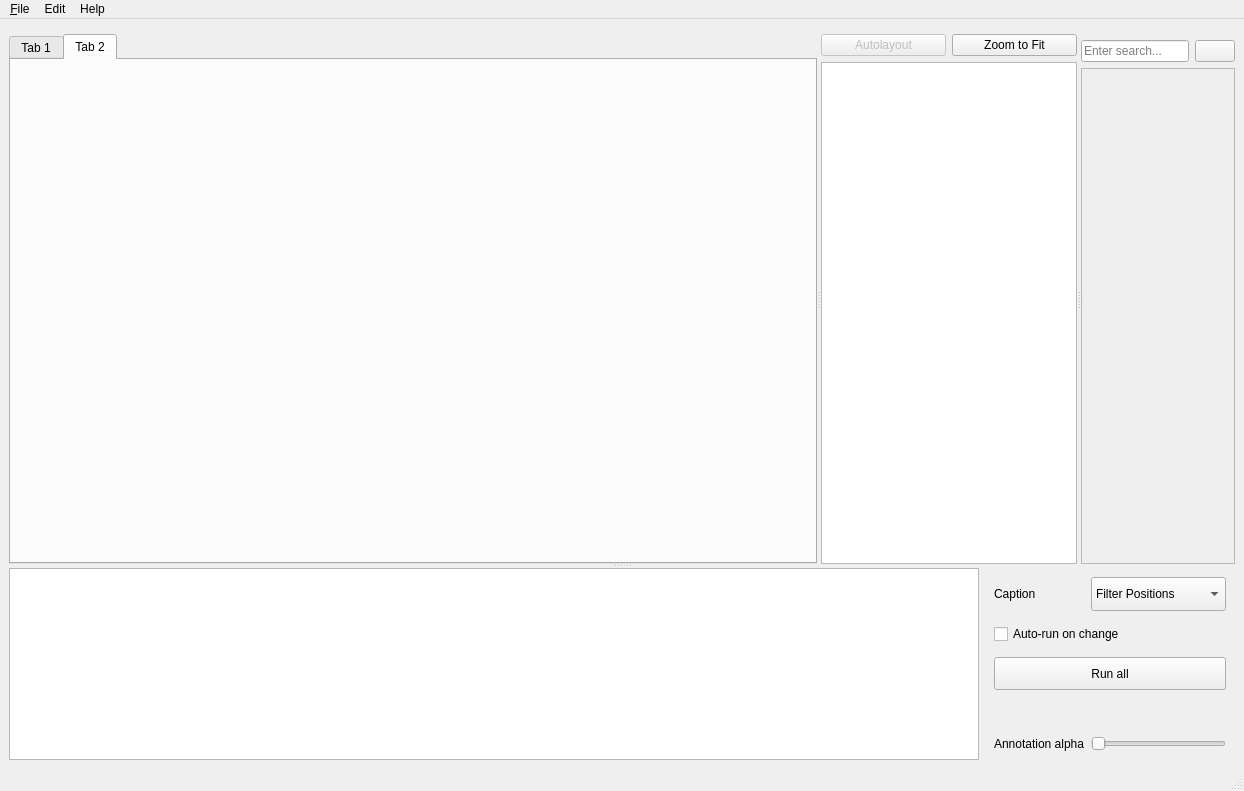
<?xml version="1.0" encoding="UTF-8"?>
<ui version="4.0">
 <class>MainWindow</class>
 <widget class="QMainWindow" name="MainWindow">
  <property name="geometry">
   <rect>
    <x>0</x>
    <y>0</y>
    <width>1244</width>
    <height>791</height>
   </rect>
  </property>
  <property name="acceptDrops">
   <bool>false</bool>
  </property>
  <property name="windowTitle">
   <string>MainWindow</string>
  </property>
  <widget class="QWidget" name="centralwidget">
   <property name="sizePolicy">
    <sizepolicy hsizetype="Maximum" vsizetype="Maximum">
     <horstretch>1</horstretch>
     <verstretch>1</verstretch>
    </sizepolicy>
   </property>
   <layout class="QGridLayout" name="gridLayout">
    <item row="0" column="1">
     <widget class="QWidget" name="inputSelectorFrame" native="true"/>
    </item>
    <item row="1" column="1">
     <widget class="QSplitter" name="mainSplit">
      <property name="orientation">
       <enum>Qt::Vertical</enum>
      </property>
      <widget class="QSplitter" name="splitter">
       <property name="sizePolicy">
        <sizepolicy hsizetype="Expanding" vsizetype="Expanding">
         <horstretch>0</horstretch>
         <verstretch>10</verstretch>
        </sizepolicy>
       </property>
       <property name="orientation">
        <enum>Qt::Horizontal</enum>
       </property>
       <widget class="QTabWidget" name="tabWidget">
        <property name="sizePolicy">
         <sizepolicy hsizetype="Expanding" vsizetype="Expanding">
          <horstretch>1</horstretch>
          <verstretch>0</verstretch>
         </sizepolicy>
        </property>
        <property name="currentIndex">
         <number>1</number>
        </property>
        <widget class="QWidget" name="tab">
         <attribute name="title">
          <string>Tab 1</string>
         </attribute>
        </widget>
        <widget class="QWidget" name="tab_2">
         <attribute name="title">
          <string>Tab 2</string>
         </attribute>
        </widget>
       </widget>
       <widget class="QWidget" name="layoutWidget">
        <layout class="QVBoxLayout" name="verticalLayout" stretch="0,0">
         <item>
          <layout class="QHBoxLayout" name="horizontalLayout" stretch="0,0">
           <item>
            <widget class="QPushButton" name="autolayoutButton">
             <property name="enabled">
              <bool>false</bool>
             </property>
             <property name="sizePolicy">
              <sizepolicy hsizetype="MinimumExpanding" vsizetype="Fixed">
               <horstretch>1</horstretch>
               <verstretch>0</verstretch>
              </sizepolicy>
             </property>
             <property name="text">
              <string>Autolayout</string>
             </property>
            </widget>
           </item>
           <item>
            <widget class="QPushButton" name="fitButton">
             <property name="sizePolicy">
              <sizepolicy hsizetype="MinimumExpanding" vsizetype="Fixed">
               <horstretch>1</horstretch>
               <verstretch>0</verstretch>
              </sizepolicy>
             </property>
             <property name="text">
              <string>Zoom to Fit</string>
             </property>
            </widget>
           </item>
          </layout>
         </item>
         <item>
          <widget class="GraphView" name="view">
           <property name="sizePolicy">
            <sizepolicy hsizetype="Expanding" vsizetype="Expanding">
             <horstretch>0</horstretch>
             <verstretch>0</verstretch>
            </sizepolicy>
           </property>
           <property name="verticalScrollBarPolicy">
            <enum>Qt::ScrollBarAsNeeded</enum>
           </property>
           <property name="horizontalScrollBarPolicy">
            <enum>Qt::ScrollBarAsNeeded</enum>
           </property>
           <property name="renderHints">
            <set>QPainter::Antialiasing|QPainter::TextAntialiasing</set>
           </property>
           <property name="dragMode">
            <enum>QGraphicsView::RubberBandDrag</enum>
           </property>
          </widget>
         </item>
        </layout>
       </widget>
       <widget class="QWidget" name="widget" native="true">
        <layout class="QGridLayout" name="gridLayout_6" rowstretch="0,0">
         <property name="leftMargin">
          <number>0</number>
         </property>
         <property name="topMargin">
          <number>6</number>
         </property>
         <property name="rightMargin">
          <number>0</number>
         </property>
         <property name="bottomMargin">
          <number>0</number>
         </property>
         <item row="0" column="0">
          <widget class="QLineEdit" name="paletteSearch">
           <property name="placeholderText">
            <string>Enter search...</string>
           </property>
           <property name="clearButtonEnabled">
            <bool>true</bool>
           </property>
          </widget>
         </item>
         <item row="1" column="0" colspan="2">
          <widget class="Collapser" name="paletteArea">
           <property name="widgetResizable">
            <bool>true</bool>
           </property>
           <widget class="QWidget" name="scrollAreaWidgetContents_2">
            <property name="geometry">
             <rect>
              <x>0</x>
              <y>0</y>
              <width>169</width>
              <height>464</height>
             </rect>
            </property>
           </widget>
          </widget>
         </item>
         <item row="0" column="1">
          <widget class="QPushButton" name="paletteCollapseButton">
           <property name="text">
            <string/>
           </property>
          </widget>
         </item>
        </layout>
       </widget>
      </widget>
      <widget class="QWidget" name="horizontalWidget" native="true">
       <property name="sizePolicy">
        <sizepolicy hsizetype="Preferred" vsizetype="Preferred">
         <horstretch>0</horstretch>
         <verstretch>0</verstretch>
        </sizepolicy>
       </property>
       <layout class="QHBoxLayout" name="horizontalLayout_2" stretch="0,0">
        <property name="sizeConstraint">
         <enum>QLayout::SetDefaultConstraint</enum>
        </property>
        <item>
         <widget class="TextEditWithHelp" name="logText">
          <property name="sizePolicy">
           <sizepolicy hsizetype="Expanding" vsizetype="Expanding">
            <horstretch>0</horstretch>
            <verstretch>0</verstretch>
           </sizepolicy>
          </property>
          <property name="maximumSize">
           <size>
            <width>16777215</width>
            <height>16777215</height>
           </size>
          </property>
          <property name="baseSize">
           <size>
            <width>0</width>
            <height>0</height>
           </size>
          </property>
          <property name="readOnly">
           <bool>true</bool>
          </property>
         </widget>
        </item>
        <item>
         <widget class="QWidget" name="extraCtrls" native="true">
          <property name="minimumSize">
           <size>
            <width>250</width>
            <height>0</height>
           </size>
          </property>
          <property name="maximumSize">
           <size>
            <width>250</width>
            <height>16777215</height>
           </size>
          </property>
          <layout class="QGridLayout" name="gridLayout_2">
           <item row="4" column="0">
            <widget class="QLabel" name="label">
             <property name="text">
              <string>Annotation alpha</string>
             </property>
            </widget>
           </item>
           <item row="3" column="0" colspan="2">
            <widget class="QLabel" name="undoStatus">
             <property name="text">
              <string/>
             </property>
            </widget>
           </item>
           <item row="0" column="0">
            <widget class="QLabel" name="caplabel">
             <property name="text">
              <string>Caption</string>
             </property>
            </widget>
           </item>
           <item row="4" column="1">
            <widget class="QSlider" name="annotalphaSlider">
             <property name="maximum">
              <number>100</number>
             </property>
             <property name="orientation">
              <enum>Qt::Horizontal</enum>
             </property>
            </widget>
           </item>
           <item row="0" column="1">
            <widget class="QComboBox" name="capCombo">
             <property name="sizePolicy">
              <sizepolicy hsizetype="Preferred" vsizetype="Preferred">
               <horstretch>0</horstretch>
               <verstretch>0</verstretch>
              </sizepolicy>
             </property>
             <property name="minimumSize">
              <size>
               <width>120</width>
               <height>0</height>
              </size>
             </property>
             <item>
              <property name="text">
               <string>Filter Positions</string>
              </property>
             </item>
             <item>
              <property name="text">
               <string>Filter Names</string>
              </property>
             </item>
             <item>
              <property name="text">
               <string>Wavelengths</string>
              </property>
             </item>
             <item>
              <property name="text">
               <string>None</string>
              </property>
             </item>
            </widget>
           </item>
           <item row="1" column="0" colspan="2">
            <widget class="QCheckBox" name="autoRun">
             <property name="sizePolicy">
              <sizepolicy hsizetype="Minimum" vsizetype="Minimum">
               <horstretch>0</horstretch>
               <verstretch>0</verstretch>
              </sizepolicy>
             </property>
             <property name="text">
              <string>Auto-run on change</string>
             </property>
            </widget>
           </item>
           <item row="2" column="0" colspan="2">
            <widget class="QPushButton" name="runAllButton">
             <property name="sizePolicy">
              <sizepolicy hsizetype="Minimum" vsizetype="Minimum">
               <horstretch>0</horstretch>
               <verstretch>0</verstretch>
              </sizepolicy>
             </property>
             <property name="text">
              <string>Run all</string>
             </property>
            </widget>
           </item>
          </layout>
         </widget>
        </item>
       </layout>
      </widget>
     </widget>
    </item>
   </layout>
  </widget>
  <widget class="QMenuBar" name="menubar">
   <property name="geometry">
    <rect>
     <x>0</x>
     <y>0</y>
     <width>1244</width>
     <height>21</height>
    </rect>
   </property>
   <widget class="QMenu" name="menuFile">
    <property name="title">
     <string>&amp;File</string>
    </property>
    <addaction name="actionOpen"/>
    <addaction name="actionSave"/>
    <addaction name="actionSave_As"/>
    <addaction name="actionSave_As_without_inputs"/>
    <addaction name="action_New"/>
    <addaction name="actionNew_Macro"/>
    <addaction name="actionShow_Metadata"/>
    <addaction name="actionShowCamsAndRefls"/>
    <addaction name="actionImport"/>
    <addaction name="actionQuit"/>
   </widget>
   <widget class="QMenu" name="menuEdit">
    <property name="title">
     <string>Edit</string>
    </property>
    <addaction name="actionCopy"/>
    <addaction name="actionPaste"/>
    <addaction name="actionCut"/>
    <addaction name="actionUndo"/>
    <addaction name="actionRedo"/>
    <addaction name="separator"/>
    <addaction name="actionSettings"/>
   </widget>
   <widget class="QMenu" name="menuHelp">
    <property name="title">
     <string>Help</string>
    </property>
    <addaction name="actionAbout"/>
   </widget>
   <addaction name="menuFile"/>
   <addaction name="menuEdit"/>
   <addaction name="menuHelp"/>
  </widget>
  <widget class="QStatusBar" name="statusbar"/>
  <action name="actionSave">
   <property name="text">
    <string>&amp;Save</string>
   </property>
   <property name="shortcut">
    <string>Ctrl+S</string>
   </property>
  </action>
  <action name="actionOpen">
   <property name="text">
    <string>&amp;Open</string>
   </property>
   <property name="shortcut">
    <string>Ctrl+O</string>
   </property>
  </action>
  <action name="actionSave_As">
   <property name="text">
    <string>Save &amp;As</string>
   </property>
  </action>
  <action name="action_New">
   <property name="text">
    <string>&amp;New</string>
   </property>
  </action>
  <action name="actionCopy">
   <property name="text">
    <string>Copy</string>
   </property>
   <property name="shortcut">
    <string>Ctrl+C</string>
   </property>
  </action>
  <action name="actionPaste">
   <property name="text">
    <string>Paste</string>
   </property>
   <property name="shortcut">
    <string>Ctrl+V</string>
   </property>
  </action>
  <action name="actionCut">
   <property name="text">
    <string>Cut</string>
   </property>
   <property name="shortcut">
    <string>Ctrl+X</string>
   </property>
  </action>
  <action name="actionNew_Macro">
   <property name="text">
    <string>New Macro</string>
   </property>
  </action>
  <action name="actionUndo">
   <property name="text">
    <string>Undo</string>
   </property>
   <property name="shortcut">
    <string>Ctrl+Z</string>
   </property>
   <property name="shortcutContext">
    <enum>Qt::WindowShortcut</enum>
   </property>
  </action>
  <action name="actionRedo">
   <property name="text">
    <string>Redo</string>
   </property>
   <property name="shortcut">
    <string>Ctrl+Y</string>
   </property>
   <property name="shortcutContext">
    <enum>Qt::WindowShortcut</enum>
   </property>
  </action>
  <action name="actionAbout">
   <property name="text">
    <string>About</string>
   </property>
  </action>
  <action name="actionSave_As_without_inputs">
   <property name="text">
    <string>Save As (without inputs)</string>
   </property>
  </action>
  <action name="actionShow_Metadata">
   <property name="text">
    <string>Show Metadata</string>
   </property>
  </action>
  <action name="actionShowCamsAndRefls">
   <property name="text">
    <string>Show Filter and Reflectance Data</string>
   </property>
  </action>
  <action name="actionImport">
   <property name="text">
    <string>Import Macros and Favourites</string>
   </property>
  </action>
  <action name="actionSettings">
   <property name="text">
    <string>Settings</string>
   </property>
  </action>
  <action name="actionQuit">
   <property name="text">
    <string>&amp;Quit</string>
   </property>
   <property name="shortcut">
    <string>Ctrl+Q</string>
   </property>
  </action>
 </widget>
 <customwidgets>
  <customwidget>
   <class>GraphView</class>
   <extends>QGraphicsView</extends>
   <header>pcot.ui.graphview</header>
  </customwidget>
  <customwidget>
   <class>TextEditWithHelp</class>
   <extends>QTextEdit</extends>
   <header>pcot.ui.textedit</header>
  </customwidget>
  <customwidget>
   <class>Collapser</class>
   <extends>QScrollArea</extends>
   <header>pcot.ui.collapser</header>
   <container>1</container>
  </customwidget>
 </customwidgets>
 <resources/>
 <connections/>
</ui>
